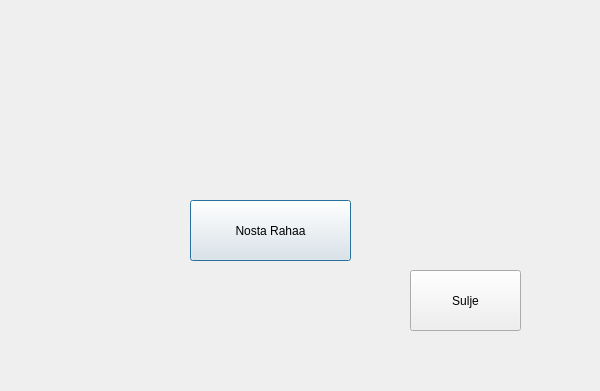
<?xml version="1.0" encoding="UTF-8"?>
<ui version="4.0">
 <class>consoleMain</class>
 <widget class="QDialog" name="consoleMain">
  <property name="geometry">
   <rect>
    <x>0</x>
    <y>0</y>
    <width>600</width>
    <height>391</height>
   </rect>
  </property>
  <property name="windowTitle">
   <string>Dialog</string>
  </property>
  <widget class="QPushButton" name="btnNosto">
   <property name="geometry">
    <rect>
     <x>190</x>
     <y>200</y>
     <width>161</width>
     <height>61</height>
    </rect>
   </property>
   <property name="text">
    <string>Nosta Rahaa</string>
   </property>
  </widget>
  <widget class="QPushButton" name="btnSulje">
   <property name="geometry">
    <rect>
     <x>410</x>
     <y>270</y>
     <width>111</width>
     <height>61</height>
    </rect>
   </property>
   <property name="text">
    <string>Sulje</string>
   </property>
  </widget>
 </widget>
 <resources/>
 <connections/>
</ui>
